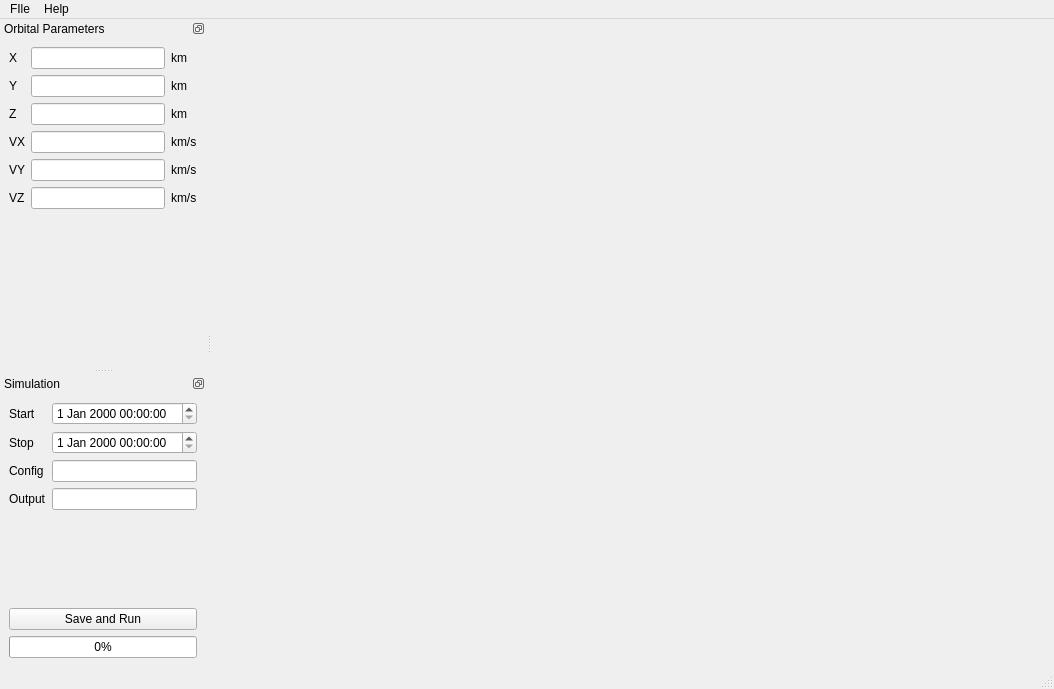
<?xml version="1.0" encoding="UTF-8"?>
<ui version="4.0">
 <class>MainWindow</class>
 <widget class="QMainWindow" name="MainWindow">
  <property name="geometry">
   <rect>
    <x>0</x>
    <y>0</y>
    <width>1054</width>
    <height>689</height>
   </rect>
  </property>
  <property name="sizePolicy">
   <sizepolicy hsizetype="Maximum" vsizetype="Maximum">
    <horstretch>0</horstretch>
    <verstretch>22</verstretch>
   </sizepolicy>
  </property>
  <property name="windowTitle">
   <string>MainWindow</string>
  </property>
  <widget class="QWidget" name="centralwidget">
   <layout class="QHBoxLayout" name="hl"/>
  </widget>
  <widget class="QMenuBar" name="menubar">
   <property name="geometry">
    <rect>
     <x>0</x>
     <y>0</y>
     <width>1054</width>
     <height>24</height>
    </rect>
   </property>
   <widget class="QMenu" name="menuFIle">
    <property name="title">
     <string>FIle</string>
    </property>
    <addaction name="actionTODO"/>
   </widget>
   <widget class="QMenu" name="menuHelp">
    <property name="title">
     <string>Help</string>
    </property>
    <addaction name="actionTODO_2"/>
   </widget>
   <addaction name="menuFIle"/>
   <addaction name="menuHelp"/>
  </widget>
  <widget class="QStatusBar" name="statusbar"/>
  <widget class="QDockWidget" name="orbitDock">
   <property name="sizePolicy">
    <sizepolicy hsizetype="Preferred" vsizetype="Preferred">
     <horstretch>0</horstretch>
     <verstretch>0</verstretch>
    </sizepolicy>
   </property>
   <property name="features">
    <set>QDockWidget::DockWidgetFloatable|QDockWidget::DockWidgetMovable</set>
   </property>
   <property name="windowTitle">
    <string>Orbital Parameters</string>
   </property>
   <attribute name="dockWidgetArea">
    <number>1</number>
   </attribute>
   <widget class="QWidget" name="dockWidgetContents_7">
    <property name="sizePolicy">
     <sizepolicy hsizetype="Preferred" vsizetype="Preferred">
      <horstretch>0</horstretch>
      <verstretch>0</verstretch>
     </sizepolicy>
    </property>
    <layout class="QGridLayout" name="gridLayout">
     <item row="3" column="1">
      <widget class="QLineEdit" name="vx_edit">
       <property name="sizePolicy">
        <sizepolicy hsizetype="Expanding" vsizetype="Fixed">
         <horstretch>0</horstretch>
         <verstretch>0</verstretch>
        </sizepolicy>
       </property>
      </widget>
     </item>
     <item row="5" column="0">
      <widget class="QLabel" name="label_10">
       <property name="text">
        <string>VZ</string>
       </property>
      </widget>
     </item>
     <item row="0" column="1">
      <widget class="QLineEdit" name="x_edit">
       <property name="sizePolicy">
        <sizepolicy hsizetype="Expanding" vsizetype="Fixed">
         <horstretch>0</horstretch>
         <verstretch>0</verstretch>
        </sizepolicy>
       </property>
      </widget>
     </item>
     <item row="0" column="0">
      <widget class="QLabel" name="label">
       <property name="text">
        <string>X</string>
       </property>
      </widget>
     </item>
     <item row="2" column="1">
      <widget class="QLineEdit" name="z_edit">
       <property name="sizePolicy">
        <sizepolicy hsizetype="Expanding" vsizetype="Fixed">
         <horstretch>0</horstretch>
         <verstretch>0</verstretch>
        </sizepolicy>
       </property>
      </widget>
     </item>
     <item row="4" column="0">
      <widget class="QLabel" name="label_9">
       <property name="text">
        <string>VY</string>
       </property>
      </widget>
     </item>
     <item row="2" column="0">
      <widget class="QLabel" name="label_3">
       <property name="text">
        <string>Z</string>
       </property>
      </widget>
     </item>
     <item row="3" column="2">
      <widget class="QLabel" name="label_7">
       <property name="text">
        <string>km/s</string>
       </property>
      </widget>
     </item>
     <item row="3" column="0">
      <widget class="QLabel" name="label_8">
       <property name="text">
        <string>VX</string>
       </property>
      </widget>
     </item>
     <item row="2" column="2">
      <widget class="QLabel" name="label_6">
       <property name="text">
        <string>km</string>
       </property>
      </widget>
     </item>
     <item row="1" column="2">
      <widget class="QLabel" name="label_5">
       <property name="text">
        <string>km</string>
       </property>
      </widget>
     </item>
     <item row="5" column="1">
      <widget class="QLineEdit" name="vz_edit">
       <property name="sizePolicy">
        <sizepolicy hsizetype="Expanding" vsizetype="Fixed">
         <horstretch>0</horstretch>
         <verstretch>0</verstretch>
        </sizepolicy>
       </property>
      </widget>
     </item>
     <item row="4" column="2">
      <widget class="QLabel" name="label_11">
       <property name="text">
        <string>km/s</string>
       </property>
      </widget>
     </item>
     <item row="4" column="1">
      <widget class="QLineEdit" name="vy_edit">
       <property name="sizePolicy">
        <sizepolicy hsizetype="Expanding" vsizetype="Fixed">
         <horstretch>0</horstretch>
         <verstretch>0</verstretch>
        </sizepolicy>
       </property>
      </widget>
     </item>
     <item row="0" column="2">
      <widget class="QLabel" name="label_4">
       <property name="text">
        <string>km</string>
       </property>
      </widget>
     </item>
     <item row="5" column="2">
      <widget class="QLabel" name="label_12">
       <property name="text">
        <string>km/s</string>
       </property>
      </widget>
     </item>
     <item row="1" column="0">
      <widget class="QLabel" name="label_2">
       <property name="text">
        <string>Y</string>
       </property>
      </widget>
     </item>
     <item row="1" column="1">
      <widget class="QLineEdit" name="y_edit">
       <property name="sizePolicy">
        <sizepolicy hsizetype="Expanding" vsizetype="Fixed">
         <horstretch>0</horstretch>
         <verstretch>0</verstretch>
        </sizepolicy>
       </property>
      </widget>
     </item>
     <item row="6" column="1">
      <spacer name="verticalSpacer">
       <property name="orientation">
        <enum>Qt::Vertical</enum>
       </property>
       <property name="sizeHint" stdset="0">
        <size>
         <width>20</width>
         <height>40</height>
        </size>
       </property>
      </spacer>
     </item>
    </layout>
   </widget>
  </widget>
  <widget class="QDockWidget" name="dockWidget_8">
   <property name="sizePolicy">
    <sizepolicy hsizetype="Preferred" vsizetype="Preferred">
     <horstretch>0</horstretch>
     <verstretch>0</verstretch>
    </sizepolicy>
   </property>
   <property name="features">
    <set>QDockWidget::DockWidgetFloatable|QDockWidget::DockWidgetMovable</set>
   </property>
   <property name="windowTitle">
    <string>Simulation</string>
   </property>
   <attribute name="dockWidgetArea">
    <number>1</number>
   </attribute>
   <widget class="QWidget" name="dockWidgetContents_9">
    <property name="sizePolicy">
     <sizepolicy hsizetype="Preferred" vsizetype="Preferred">
      <horstretch>0</horstretch>
      <verstretch>0</verstretch>
     </sizepolicy>
    </property>
    <layout class="QVBoxLayout" name="verticalLayout">
     <item>
      <layout class="QFormLayout" name="formLayout">
       <item row="0" column="0">
        <widget class="QLabel" name="label_13">
         <property name="text">
          <string>Start</string>
         </property>
        </widget>
       </item>
       <item row="0" column="1">
        <widget class="QDateTimeEdit" name="start_edit"/>
       </item>
       <item row="1" column="1">
        <widget class="QDateTimeEdit" name="stop_edit"/>
       </item>
       <item row="1" column="0">
        <widget class="QLabel" name="label_14">
         <property name="text">
          <string>Stop</string>
         </property>
        </widget>
       </item>
       <item row="2" column="1">
        <widget class="QLineEdit" name="lineEdit">
         <property name="sizePolicy">
          <sizepolicy hsizetype="Expanding" vsizetype="Fixed">
           <horstretch>0</horstretch>
           <verstretch>0</verstretch>
          </sizepolicy>
         </property>
        </widget>
       </item>
       <item row="2" column="0">
        <widget class="QLabel" name="label_15">
         <property name="text">
          <string>Config</string>
         </property>
        </widget>
       </item>
       <item row="3" column="1">
        <widget class="QLineEdit" name="lineEdit_2">
         <property name="sizePolicy">
          <sizepolicy hsizetype="Expanding" vsizetype="Fixed">
           <horstretch>0</horstretch>
           <verstretch>0</verstretch>
          </sizepolicy>
         </property>
        </widget>
       </item>
       <item row="3" column="0">
        <widget class="QLabel" name="label_16">
         <property name="text">
          <string>Output</string>
         </property>
        </widget>
       </item>
      </layout>
     </item>
     <item>
      <widget class="QPushButton" name="run_btn">
       <property name="text">
        <string>Save and Run</string>
       </property>
      </widget>
     </item>
     <item>
      <widget class="QProgressBar" name="progressBar">
       <property name="value">
        <number>0</number>
       </property>
       <property name="invertedAppearance">
        <bool>false</bool>
       </property>
      </widget>
     </item>
    </layout>
   </widget>
  </widget>
  <action name="actionTODO">
   <property name="text">
    <string>TODO</string>
   </property>
  </action>
  <action name="actionTODO_2">
   <property name="text">
    <string>TODO</string>
   </property>
  </action>
 </widget>
 <resources/>
 <connections/>
</ui>
